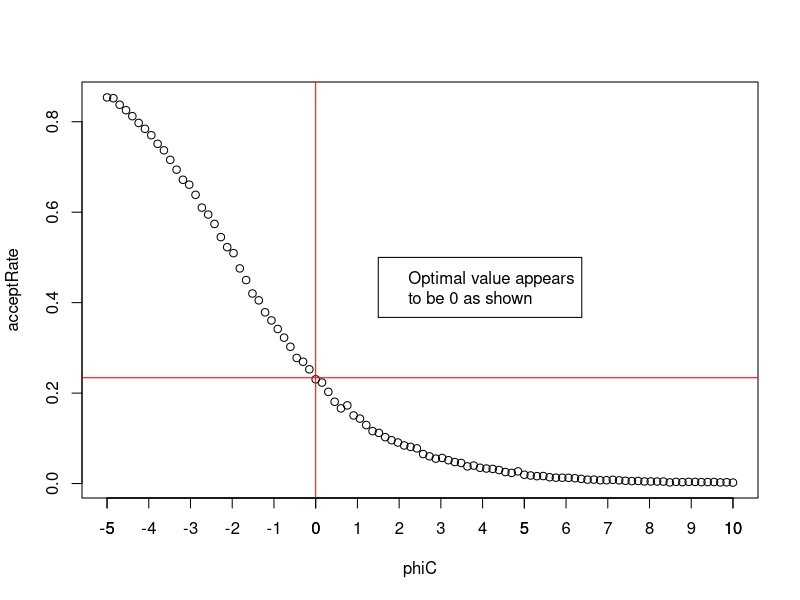

The R script that drew this image:
#RANDOM WALK M-H############################################################################################################

setwd("~/R")
theta <- 6
count<-0
rwmet <- function(M=10000,phi=-2){
  #random walk function will let you iterate by entering a Sample size and a Phi value which will iterate through our proposal.
  vec<-vector("numeric", M)
  x<-1
  #for the proposal we are using the normal distribution but since the rnorm funcion is using the standard deviation we need to use square root on our exp(phi)
  proposed<-rnorm(1,x,sqrt(exp(phi)))
  acceptProb<-min(1, exp(theta*proposed-exp(theta*proposed) - (theta*x - exp(theta*x))))
  #notice the next conditional for initial value is to know if proposal passed the acceptance probability condition and add 1 to counter if so.
  if (acceptProb >= runif(1)){
    vec[1]<-proposed
    count<-count+1 
  }else{ 
    vec[1]<- x
  }
  for (i in 2:M) {
    #for the proposal we are using the normal distribution but since the rnorm funcion is using the standard deviation we need to use square root on our exp(phi)
    proposed<-rnorm(1,vec[i-1],sqrt(exp(phi)))
    acceptProb<-min(1, exp(theta*proposed-exp(theta*proposed) - (theta*vec[i-1] - exp(theta*vec[i-1]))))
    if (acceptProb >= runif(1)){
      count<-count+1
      vec[i]<-proposed
    }else{
      vec[i]<- vec[i-1]
    }
  }
  rate<-count/M
  list(vec,rate)
}
#To consider, there is a set.seed of 100 in order to have the same results everytime I run it.
set.seed(100)
print(rwmet(10000,-2)[1])


#Since we want to ensure a good approximation we are looking for a low variance at which we will
#obtained by looping through a 100 cases and saving their mean in a vector that I am creating and finally obtaining the variance of all of them.
result<-vector("numeric", 100)
set.seed(100)
for (N in 1:100) {
  result[N] <- mean((rwmet(10000,-4)[[1]]))
}
print(var(result))

set.seed(100)
M <-10000
C<-100
phiC <-seq(-5,10,length = C)
acceptRate <- rep(0,C)
#This loop will fill our acceptRate vector with the acceptance rate of their respective values from the range.
for (index in 1:C) {
  acceptRate[index]<-rwmet(M,phiC[index])[[2]]
}
plot(phiC,acceptRate)
axis(1,c(-5:10))
abline(h=.234, col="red")
legend(1.5, 0.5, legend = c("Optimal value appears", "to be 0 as shown"))


#Based on the plot we are expecting it to be 0 or very close to 0.s
count<-1
for (indexCount in acceptRate) {
  if (indexCount < .234){
      print(phiC[count])
      break()
  }else{
    count<-count+1
  }
}

#Finally we print out the line of our optimal value for phi which is 0.
abline(v=0, col="red")
#Looking at the plot the phi where the acceptance rate is closer to .234 is close to 0. By looping the index I find out that indeed it was 0 so the optimal value for phi will be 0
#for our theta = 6


#Now for this case we need to do the same thing as we did for Question 1 Exercise C. We will loop through our means in order to obtain a variance. But using our optimal phi value which is 0
result<-vector("numeric", 100)
set.seed(100)
for (N in 1:100) {
  result[N] <- mean(rwmet(10000,0)[[1]])
}
print(var(result))


#IWLS ######################################################################################################################

counter<-0
#Iterated weighted least squares function, will take binary vector and a model matrix to return the maximum likelihood estimates of Beta.
iwls<-function(X,y,itmax=25,eps=.00000001){
  size<-nrow(X)[1]
  W<-diag(0,size,size)
  z<-rep(0,size)
  #we will need to convert our information from coefficients of the file into a vector to be able to start the multiplication for mui that is why
  #we are using as.vector and lsfit in order to get least squares estimate of the B model of the input values to create our vector.
  b0<-as.vector(lsfit(X[,2:dim(X)[2]],y)$coefficients)
  #I will use a while so it iterates until the maximum number of iterations occurs at which it will iterate from calculating first our value of miu
  #then gMiu in order to obtain our W Matrix and finally our Z vector for the lenght in our row matrix. Which I will use to obtain the new beta.
  while (counter<itmax) {
    for (index in 1:size) {
      m<- exp(t(X[index,])%*%b0)/(1+exp(t(X[index,])%*%b0))
      gm<- 1/(m * (1-m))
      W[index,index]<- 1/(m* (1-m) * gm * gm)
      z[index]<- (y[index]-m) * (gm)
    }
    #we will keep counting until reaching max iteration
    counter<-counter+1
    betanew<-b0+solve( (t(X) %*% W %*% X)) %*% t(X) %*% W %*% z
    b0<-betanew
  }
  return(betanew)
}



diab <- as.matrix(read.table("diab.txt", header = TRUE))
X<-cbind(rep(1,nrow(diab)[1]),diab[,1:8])
y<-diab[,9]


#Running our function using our model matrix and binary vector respectively.
iwls(X,y)


